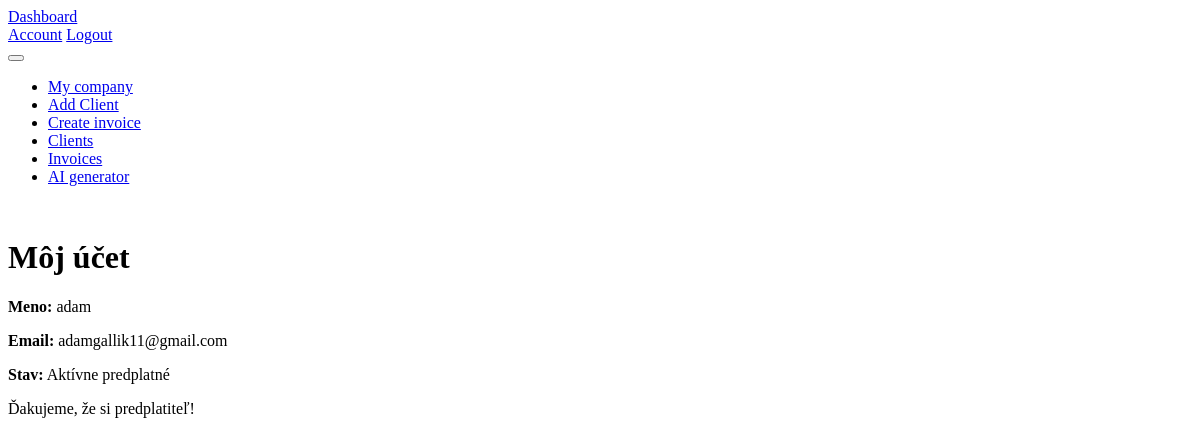
Before: /account (signed in) with the older database file.
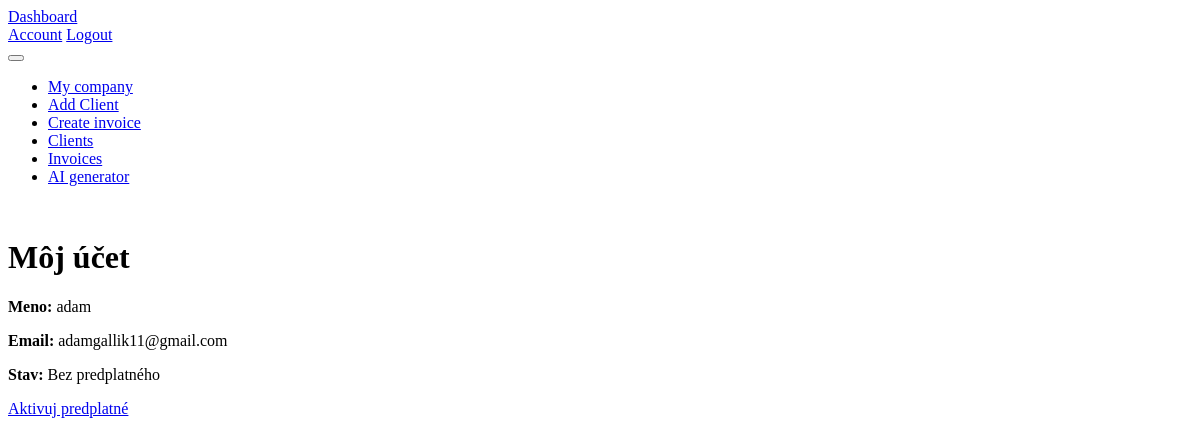
After: the same page with the newer database file.
### models.py (models this page shows, shortened)
class User(db.Model,UserMixin):
    __tablename__ = 'users'
    id = db.Column(db.Integer, primary_key=True)
    email = db.Column(db.String(120), unique=True, nullable=False)
    username = db.Column(db.String(50), unique=True, nullable=False)
    password_hash = db.Column(db.String(128), nullable=False)
    is_paid = db.Column(db.Boolean, default=False)
    stripe_customer_id = db.Column(db.String(100), nullable=True)

### routes.py (the view)
@main.route('/account')
@login_required
def account():
    return render_template('account.html',user=current_user)

### templates/account.html
{% extends "base.html" %}
{% block content %}
<h1>Môj účet</h1>
<p><strong>Meno:</strong> {{ user.username }}</p>
<p><strong>Email:</strong> {{ user.email }}</p>
<p><strong>Stav:</strong> {{ "Aktívne predplatné" if user.is_paid else "Bez predplatného" }}</p>
{% if user.is_paid %}
  <p>Ďakujeme, že si predplatiteľ!</p>
{% else %}
  <a href="{{ url_for('main.pricing') }}" class="btn btn-primary">Aktivuj predplatné</a>
{% endif %}
{% endblock %}

Changed rows visible on the page:
changed User "adam": is_paid "Aktívne predplatné" → "Bez predplatného"
Other visible differences:
text no longer shown: "Ďakujeme, že si predplatiteľ!"
text now shown: "Aktivuj predplatné"
